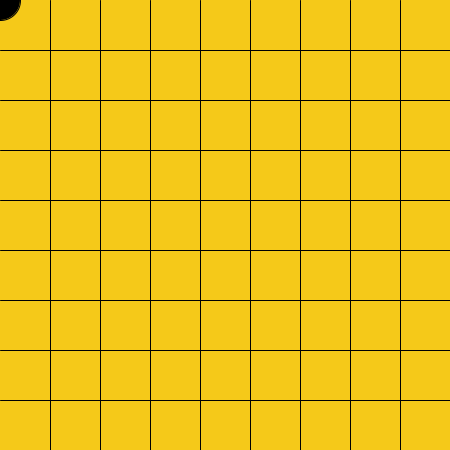
Frame 1 (no input)
Frame 60 (the mouse pressed at the canvas centre just before this capture): identical to frame 1, image omitted
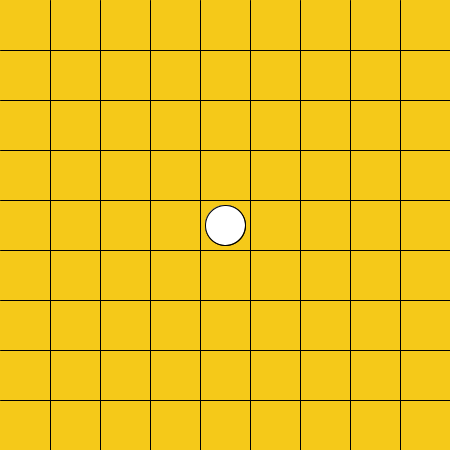
Frame 120 (the mouse held since frame 60 and released just before this capture)

The Processing sketch that drew these frames (run headless with seeded random() and noise(); from frame 60 on, the mouse is pressed at the canvas centre):

// Processing sketch: week_16_go_many_black_white
// ── week_16_go_many_black_white.pde
void setup(){
  size(450,450);
}
int []bx=new int [100];
int []by=new int [100];
int n=0;
void draw(){
  background(#F5C919);
  for(int y=50;y<450;y+=50){
    line(0, y,450, y);
  }
  for(int x=50;x<450;x+=50){
    line(x, 0,x,450 );
  }
  for(int i=0;i<n;i++){
    if(i%2==0)  fill(0);
     else fill(255);
     ellipse(bx[i],by[i],40,40);
  }
    if(n%2==0)  fill(0);
    else fill(255);
    ellipse(mouseX,mouseY,40,40);
}
void mousePressed(){
  bx[n]=mouseX;by[n]=mouseY;
  n++;
}
